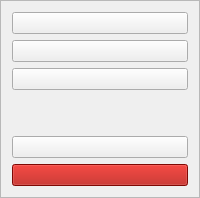
           <widget class="QFrame" name="leftSideMenu_Frame">
            <property name="sizePolicy">
             <sizepolicy hsizetype="Preferred" vsizetype="Preferred">
              <horstretch>1</horstretch>
              <verstretch>0</verstretch>
             </sizepolicy>
            </property>
            <property name="frameShape">
             <enum>QFrame::StyledPanel</enum>
            </property>
            <property name="frameShadow">
             <enum>QFrame::Raised</enum>
            </property>
            <layout class="QVBoxLayout" name="verticalLayout_2">
             <item>
              <widget class="QPushButton" name="xlsRawImportPage_Button">
               <property name="cursor">
                <cursorShape>ArrowCursor</cursorShape>
               </property>
               <property name="toolTip">
                <string>Import raw excel file</string>
               </property>
               <property name="whatsThis">
                <string>&lt;html&gt;&lt;head/&gt;&lt;body&gt;&lt;p&gt;Import raw Excel file to Parse&lt;/p&gt;&lt;/body&gt;&lt;/html&gt;</string>
               </property>
               <property name="styleSheet">
                <string notr="true"/>
               </property>
               <property name="text">
                <string/>
               </property>
               <property name="icon">
                <iconset resource="icons.qrc">
                 <normaloff>:/file_open/icons/icons8-excel.svg</normaloff>:/file_open/icons/icons8-excel.svg</iconset>
               </property>
               <property name="iconSize">
                <size>
                 <width>40</width>
                 <height>40</height>
                </size>
               </property>
              </widget>
             </item>
             <item>
              <widget class="QPushButton" name="databaseEdit_Button_2">
               <property name="enabled">
                <bool>true</bool>
               </property>
               <property name="toolTip">
                <string>Choose Parsed Excel File</string>
               </property>
               <property name="whatsThis">
                <string>Database</string>
               </property>
               <property name="text">
                <string/>
               </property>
               <property name="icon">
                <iconset resource="icons.qrc">
                 <normaloff>:/file_open/icons/icons8-database-100.png</normaloff>:/file_open/icons/icons8-database-100.png</iconset>
               </property>
               <property name="iconSize">
                <size>
                 <width>40</width>
                 <height>40</height>
                </size>
               </property>
              </widget>
             </item>
             <item>
              <widget class="QPushButton" name="wordParsePage_Button">
               <property name="toolTip">
                <string>Parse Excel to Word Documents</string>
               </property>
               <property name="text">
                <string/>
               </property>
               <property name="icon">
                <iconset resource="icons.qrc">
                 <normaloff>:/file_open/icons/icons8-word-100.png</normaloff>:/file_open/icons/icons8-word-100.png</iconset>
               </property>
               <property name="iconSize">
                <size>
                 <width>40</width>
                 <height>40</height>
                </size>
               </property>
              </widget>
             </item>
             <item>
              <spacer name="verticalSpacer">
               <property name="orientation">
                <enum>Qt::Vertical</enum>
               </property>
               <property name="sizeHint" stdset="0">
                <size>
                 <width>20</width>
                 <height>40</height>
                </size>
               </property>
              </spacer>
             </item>
             <item>
              <widget class="QPushButton" name="settingsEdit_Button">
               <property name="enabled">
                <bool>true</bool>
               </property>
               <property name="toolTip">
                <string>Choose Parsed Excel File</string>
               </property>
               <property name="whatsThis">
                <string>Config</string>
               </property>
               <property name="text">
                <string/>
               </property>
               <property name="icon">
                <iconset resource="icons.qrc">
                 <normaloff>:/file_open/icons/icons8-settings-128.png</normaloff>:/file_open/icons/icons8-settings-128.png</iconset>
               </property>
               <property name="iconSize">
                <size>
                 <width>40</width>
                 <height>40</height>
                </size>
               </property>
              </widget>
             </item>
             <item>
              <widget class="QPushButton" name="exit_Button">
               <property name="toolTip">
                <string>Exit from program</string>
               </property>
               <property name="styleSheet">
                <string notr="true">#exit_Button{
	background-color:#B00C06;
}
#exit_Button:hover{
	background-color:#E90800;
}
#exit_Button:pressed{
	background-color:#790B07;
}</string>
               </property>
               <property name="text">
                <string/>
               </property>
               <property name="icon">
                <iconset resource="icons.qrc">
                 <normaloff>:/file_open/icons/icons8-exit-80.png</normaloff>:/file_open/icons/icons8-exit-80.png</iconset>
               </property>
               <property name="iconSize">
                <size>
                 <width>40</width>
                 <height>40</height>
                </size>
               </property>
              </widget>
             </item>
            </layout>
           </widget>
